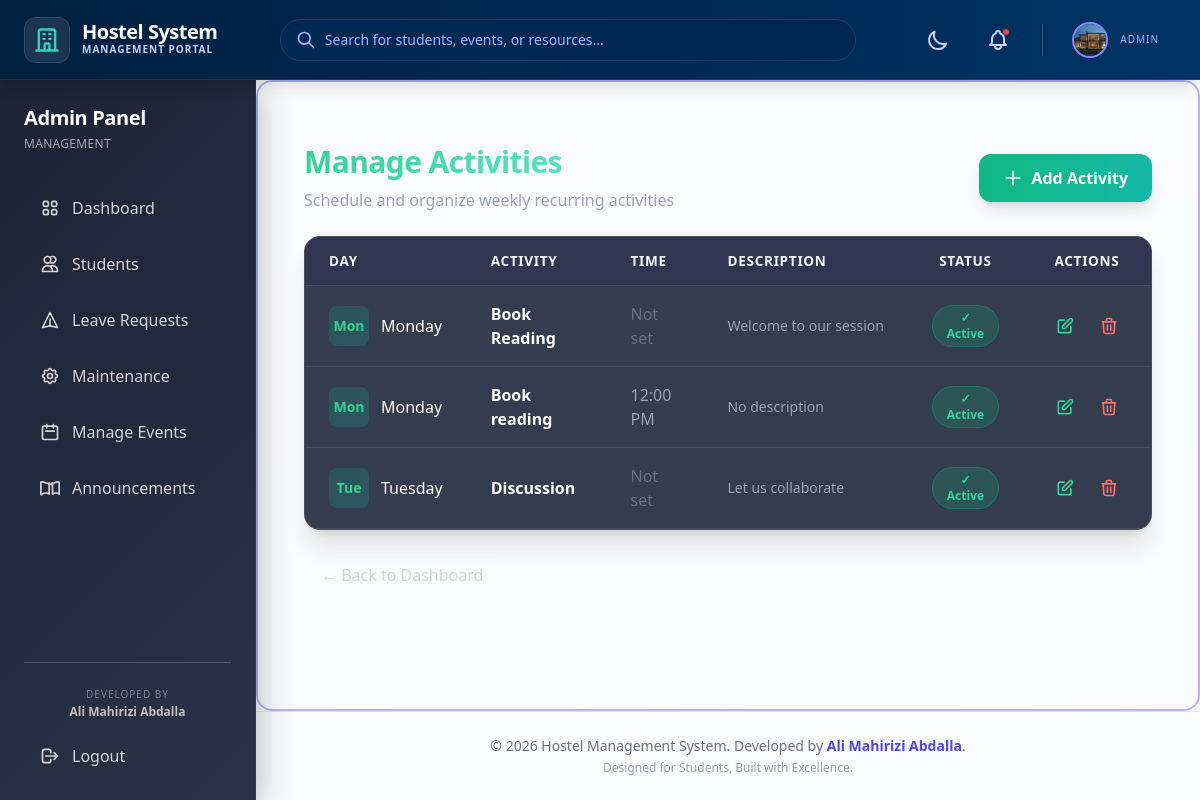
Screenshot of /manage/activities/ (signed in) with the database file from the repository.
### hms/models.py (models this page shows, shortened)
class Student(models.Model):
    user = models.OneToOneField(User, on_delete=models.CASCADE, related_name='student_profile')
    university_id = models.CharField(max_length=20, unique=True, null=True, blank=True)
    phone = models.CharField(max_length=15, blank=True)
    profile_image = models.ImageField(upload_to='profile_pics/', blank=True, null=True)
    timetable = models.FileField(upload_to='timetables/', blank=True, null=True)
    room_number = models.CharField(max_length=10, blank=True, null=True)
    is_warden = models.BooleanField(default=False)
    created_at = models.DateTimeField(auto_now_add=True)
    updated_at = models.DateTimeField(auto_now=True)

class Activity(models.Model):
    display_name = models.CharField(max_length=100)
    weekday = models.IntegerField(choices=[
        (0, 'Monday'), (1, 'Tuesday'), (2, 'Wednesday'),
        (3, 'Thursday'), (4, 'Friday'), (5, 'Saturday'), (6, 'Sunday')
    ])
    description = models.TextField(blank=True)
    time = models.TimeField(null=True, blank=True)
    active = models.BooleanField(default=True)
    class Meta:
        verbose_name_plural = "Activities"
        ordering = ['weekday', 'time']

### hms/views.py (the view)
# urls.py: path('manage/activities/', views.activities_list, name='activities'),
@login_required
def activities_list(request):
    if not request.user.is_staff:
        messages.error(request, "Access denied. Admin only.")
        return redirect('hms:student_dashboard')
    activities = Activity.objects.all().order_by('weekday', 'time')
    context = {
        'activities': activities
    }
    return render(request, 'hms/admin/activities.html', context)

### hms/templates/hms/admin/activities.html (shortened to what this page needs)
{% extends 'hms/base.html' %}
{% block content %}
<div class="max-w-7xl mx-auto px-4 py-8 space-y-6">
    <div class="flex flex-col md:flex-row md:items-center md:justify-between gap-4">
        <div>
            <h1 class="text-3xl font-bold bg-clip-text text-transparent bg-gradient-to-r from-emerald-400 to-teal-300">
            </h1>
            <p class="text-gray-400 mt-2">Schedule and organize weekly recurring activities</p>
        </div>
        <a href="{% url 'hms:create_activity' %}"
            class="inline-flex items-center justify-center px-6 py-3 bg-gradient-to-r from-emerald-500 to-teal-500 hover:from-emerald-400 hover:to-teal-400 text-white font-bold rounded-xl shadow-lg transform hover:-translate-y-1 transition duration-200">
            <svg class="w-5 h-5 mr-2" fill="none" stroke="currentColor" viewBox="0 0 24 24">
                <path stroke-linecap="round" stroke-linejoin="round" stroke-width="2" d="M12 4v16m8-8H4" />
            </svg>
            Add Activity
        </a>
    </div>
    {% if activities %}
    <div class="bg-slate-800/90 backdrop-blur-lg rounded-2xl border border-white/10 shadow-xl overflow-hidden">
        <div class="overflow-x-auto">
            <table class="w-full text-left text-gray-300">
                <thead class="bg-black/20 text-xs uppercase text-gray-400 font-medium tracking-wider">
                    <tr>
                        <th class="px-6 py-4">Day</th>
                        <th class="px-6 py-4">Activity</th>
                        <th class="px-6 py-4">Time</th>
                        <th class="px-6 py-4">Description</th>
                        <th class="px-6 py-4 text-center">Status</th>
                        <th class="px-6 py-4 text-center">Actions</th>
                    </tr>
                </thead>
                <tbody class="divide-y divide-white/5">
                    {% for activity in activities %}
                    <tr class="hover:bg-white/5 transition-colors duration-200">
                        <td class="px-6 py-4">
                            <div class="flex items-center gap-3">
                                <div
                                    class="w-10 h-10 rounded-lg bg-gradient-to-br from-emerald-500/20 to-teal-500/20 flex items-center justify-center">
                                    <span class="text-emerald-400 font-bold text-sm">
                                        {{ activity.get_weekday_display|slice:":3" }}
                                    </span>
                                </div>
                                <span class="font-medium text-white">{{ activity.get_weekday_display }}</span>
                            </div>
                        </td>
                        <td class="px-6 py-4">
                            <span class="font-bold text-white">{{ activity.display_name }}</span>
                        </td>
                        <td class="px-6 py-4 text-gray-400">
                            {% if activity.time %}
                            {{ activity.time|time:"g:i A" }}
                            {% else %}
                            <span class="text-gray-500">Not set</span>
                            {% endif %}
                        </td>
                        <td class="px-6 py-4 text-sm text-gray-400 max-w-xs truncate">
                            {{ activity.description|default:"No description"|truncatewords:10 }}
                        </td>
                        <td class="px-6 py-4 text-center">
                            <form method="post" action="{% url 'hms:toggle_activity_status' activity.pk %}"
                                class="inline">
                                <button type="submit" title="Click to toggle status" class="px-3 py-1 rounded-full text-xs font-bold transition-colors
                                    {% if activity.active %}
                                        bg-emerald-500/20 text-emerald-400 border border-emerald-500/30 hover:bg-emerald-500/30
                                    {% else %}
                                        bg-gray-500/20 text-gray-400 border border-gray-500/30 hover:bg-gray-500/30
                                    {% endif %}">
                                    {% if activity.active %}✓ Active{% else %}○ Inactive{% endif %}
                                </button>
                            </form>
                        </td>
                        <td class="px-6 py-4 text-center">
                            <div class="flex items-center justify-center gap-2">
                                <a href="{% url 'hms:edit_activity' activity.pk %}"
                                    class="p-2 text-emerald-400 hover:text-white hover:bg-emerald-500/20 rounded-lg transition"
                                    title="Edit">
                                    <svg class="w-5 h-5" fill="none" stroke="currentColor" viewBox="0 0 24 24">
                                        <path stroke-linecap="round" stroke-linejoin="round" stroke-width="2"
                                            d="M11 5H6a2 2 0 00-2 2v11a2 2 0 002 2h11a2 2 0 002-2v-5m-1.414-9.414a2 2 0 112.828 2.828L11.828 15H9v-2.828l8.586-8.586z" />
                                    </svg>
                                </a>
                                <form method="post" action="{% url 'hms:delete_activity' activity.pk %}" class="inline"
                                    onsubmit="return confirm('Are you sure you want to delete this activity?')">
                                    <button type="submit"
                                        class="p-2 text-red-400 hover:text-white hover:bg-red-500/20 rounded-lg transition"
                                        title="Delete">
                                        <svg class="w-5 h-5" fill="none" stroke="currentColor" viewBox="0 0 24 24">
                                            <path stroke-linecap="round" stroke-linejoin="round" stroke-width="2"
                                                d="M19 7l-.867 12.142A2 2 0 0116.138 21H7.862a2 2 0 01-1.995-1.858L5 7m5 4v6m4-6v6m1-10V4a1 1 0 00-1-1h-4a1 1 0 00-1 1v3M4 7h16" />
                                        </svg>
                                    </button>
                                </form>
                            </div>
                        </td>
                    </tr>
                    {% endfor %}
                </tbody>
            </table>
        </div>
    </div>
    {% endif %}
    <div class="flex gap-3">
        <a href="{% url 'hms:admin_dashboard' %}"
            class="px-4 py-2 rounded-lg border border-white/20 text-gray-300 hover:bg-white/5 transition">
            ← Back to Dashboard
        </a>
    </div>
</div>
{% endblock %}

### hms/templates/hms/base.html (shortened to what this page needs)
{% load static %}
<!DOCTYPE html>
<html lang="en">
<head>
    <script src="https://cdn.tailwindcss.com"></script>
    <link href="{% static 'css/main.css' %}" rel="stylesheet">
</head>
<body
    class="flex flex-col h-screen overflow-hidden bg-gray-50 dark:bg-[#0f172a] text-slate-800 dark:text-white font-sans antialiased">
    <nav class="h-20 flex-shrink-0 z-50 border-b border-white/10 shadow-lg relative"
        style="background: linear-gradient(90deg, #001f3f 0%, #003366 100%);">
        <div class="h-full px-4 md:px-6 flex items-center justify-between">
            <div class="flex items-center gap-4">
                <a href="{% url 'hms:home' %}" class="flex items-center gap-3 group">
                    <div
                        class="bg-white/10 backdrop-blur-sm p-2 rounded-xl group-hover:bg-white/20 transition shadow-inner border border-white/10">
                        <svg class="w-7 h-7 text-teal-400" fill="none" stroke="currentColor" viewBox="0 0 24 24">
                            <path stroke-linecap="round" stroke-linejoin="round" stroke-width="2"
                                d="M19 21V5a2 2 0 00-2-2H7a2 2 0 00-2 2v16m14 0h2m-2 0h-5m-9 0H3m2 0h5M9 7h1m-1 4h1m4-4h1m-1 4h1m-5 10v-5a1 1 0 011-1h2a1 1 0 011 1v5m-4 0h4">
                            </path>
                        </svg>
                    </div>
                    <div class="hidden sm:block">
                        <h1 class="text-xl font-bold text-white tracking-tight leading-none">Hostel System</h1>
                        <p class="text-[10px] text-indigo-200 uppercase tracking-widest font-semibold">Management Portal
                        </p>
                    </div>
                </a>
            </div>
            <div class="hidden md:block flex-1 max-w-xl mx-8">
                <div class="relative group">
                    <div class="absolute inset-y-0 left-0 pl-4 flex items-center pointer-events-none">
                    </div>
                    <input type="text"
                        class="block w-full pl-11 pr-4 py-2.5 border border-white/10 rounded-full leading-5 bg-[#002855] text-white placeholder-indigo-300 focus:outline-none focus:bg-[#003366] focus:border-indigo-400 focus:placeholder-white focus:ring-1 focus:ring-indigo-400 sm:text-sm transition-all shadow-inner"
                        placeholder="Search for students, events, or resources...">
                </div>
            </div>
            <div class="flex items-center gap-3 md:gap-5">
                <button id="themeToggle"
                    class="p-2 text-indigo-200 hover:text-white hover:bg-white/10 rounded-full transition-all relative group"
                    title="Toggle Theme">
                    <svg class="w-6 h-6 icon-moon relative z-10" fill="none" stroke="currentColor" viewBox="0 0 24 24">
                        <path stroke-linecap="round" stroke-linejoin="round" stroke-width="2"
                            d="M20.354 15.354A9 9 0 018.646 3.646 9.003 9.003 0 0012 21a9.003 9.003 0 008.354-5.646z">
                        </path>
                    </svg>
                </button>
                <button
                    class="p-2 text-indigo-200 hover:text-white hover:bg-white/10 rounded-full transition-all relative group">
                    <span
                        class="absolute top-2 right-2 w-2 h-2 bg-red-500 rounded-full border border-[#003366] animate-pulse"></span>
                </button>
                {% if user.is_authenticated %}
                <a href="{% url 'hms:student_profile' %}"
                    class="flex items-center gap-3 pl-1 hover:bg-white/10 rounded-full p-1 pr-4 transition-all group border border-transparent hover:border-white/10">
                    {% if user.student_profile.profile_image %}
                    <img src="{{ user.student_profile.profile_image.url }}"
                        class="w-9 h-9 rounded-full object-cover border-2 border-indigo-400 group-hover:border-white transition-colors">
                    {% else %}
                    <div
                        class="w-9 h-9 rounded-full bg-gradient-to-br from-indigo-500 to-purple-600 flex items-center justify-center text-white font-bold text-xs border-2 border-white/20 shadow-md">
                        {{ user.first_name|first }}
                    </div>
                    {% endif %}
                    <div class="hidden md:block text-left">
                        <p class="text-[10px] text-indigo-300 uppercase tracking-widest">{% if user.is_staff %}Admin{% else %}Student{% endif %}</p>
                    </div>
                </a>
                {% else %}
                <a href="{% url 'hms:login' %}"
                    class="text-sm font-bold text-white hover:text-teal-300 transition">Login</a>
                {% endif %}
            </div>
        </div>
    </nav>
    <div class="flex flex-1 overflow-hidden relative">
        {% if user.is_authenticated %}
        {% include 'hms/includes/sidebar.html' %}
        {% endif %}
        <main class="flex-1 overflow-y-auto w-full relative z-0 flex flex-col scroll-smooth">
            <div class="flex-1 p-4 md:p-8 container mx-auto max-w-7xl">
                {% block content %}{% endblock %}
            </div>
            <footer class="mt-auto border-t border-gray-200 dark:border-slate-700/50 py-6 text-center">
                <p class="text-sm text-gray-500 dark:text-slate-500">
                    &copy; {% now "Y" %} Hostel Management System.
                    <span class="hidden sm:inline">Developed by <strong class="text-indigo-600 dark:text-indigo-400">Ali
                            Mahirizi Abdalla</strong>.</span>
                </p>
                <p class="text-xs text-gray-400 dark:text-slate-600 mt-1">
                    Designed for Students, Built with Excellence.
                </p>
            </footer>
        </main>
    </div>
</body>
</html>

### rows the page displays
Activity: weekday "Mon", weekday "Monday", display_name "Book Reading", shows "Not set", description "Welcome to our session", active "✓ Active"
Activity: weekday "Mon", weekday "Monday", display_name "Book reading", time "12:00 PM", description "No description", active "✓ Active"
Activity: weekday "Tue", weekday "Tuesday", display_name "Discussion", shows "Not set", description "Let us collaborate", active "✓ Active"
